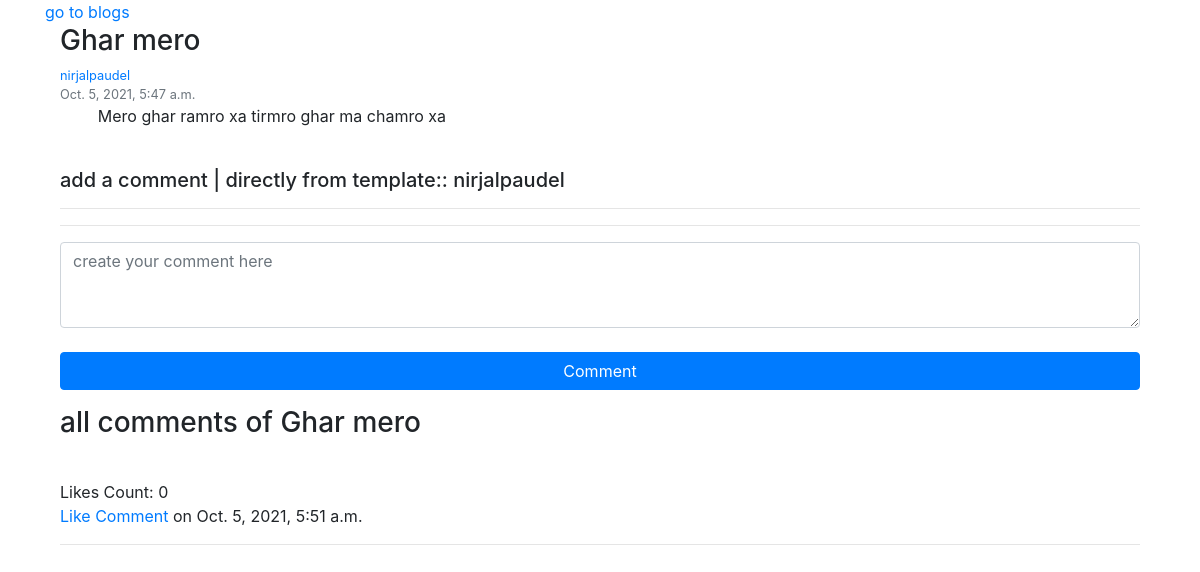
The app's page /view_blog/11 (signed in) with its own data.
### home/models.py (models this page shows, shortened)
class Blog(models.Model):
    aurthor = models.ForeignKey(User , null=True , on_delete=models.CASCADE)
    title = models.CharField(max_length=20)
    content = models.TextField()
    time = models.DateTimeField(auto_now_add=True)
    def __str__(self):
        return (self.title)

class Comment(models.Model):
    post = models.ForeignKey(Blog, null=True ,blank=True, related_name='comments', on_delete=models.CASCADE)
    name = models.ForeignKey(User, on_delete=models.CASCADE, null=True, blank=True)
    content = models.TextField(null=True,blank=True)
    date_added = models.DateTimeField(auto_now_add=True)
    like = models.ManyToManyField(User , related_name='likes')

### home/views.py (the view, shortened to what this page needs)
# urls.py: path('view_blog/<int:pk_second>', views.view_blog, name='view_blog'),
def view_blog(request, pk_second):
    if request.user.is_anonymous:
        return redirect("login")
    else:
        blog = Blog.objects.get(pk=pk_second)
        users = User.objects.all()
        commenty = blog.comments.annotate(
            count=Count('like')).order_by('-count')
        form = Comments(initial={'post': blog})
        context = {'blog': blog, 'commenty': commenty,
                   'form': form}
        return render(request, 'view_blog.html', context )

### home/forms.py
class Comments(forms.ModelForm):
    class Meta:
        model = Comment
        fields = ('post','content')
        widgets={
        'post' : forms.Select(attrs={'class':'form-control' ,'placeholder':' Name'}),
        'content' : forms.Textarea(attrs={'class':'form-control' , 'rows' : 3 ,'placeholder':'create your comment here'}),
        }

### templates/view_blog.html (shortened to what this page needs)
<html>
<head>
    <link rel="stylesheet" href="https://stackpath.bootstrapcdn.com/bootstrap/4.5.2/css/bootstrap.min.css"
>
</head>
<body class='container'>
    <a href="/blogs"> go to blogs</a>
    <div class="container">
        <h3>{{blog.title}}</h3>
        <small class="text-muted">
            <a href='{% url "user_profile" blog.aurthor.id %}'>
                {{blog.aurthor.username}}
            </a>
            <br />
            {{blog.time}}
        </small>
        <p style="white-space:pre-wrap;text-indent: 1cm;">{{blog.content}} </p>
        <br>
        <h5>
            add a comment {{aurthor}} | directly from template:: {{user}}
        </h5>
        <form method="POST">
            <hr>
            <hr>
            {{form.content}}
            <br>
            <button value="submit" type='submit' class="btn btn-primary btn-block">Comment </button>
        </form>
        {% if commenty %}
        <h3>
            all comments of {{blog.title}}
        </h3>
        <br>
        {% for comment in commenty %}
        {%if comment.name %}
        Likes Count: {{comment.like.all | length}} <br>
        {%if request.user in comment.like.all %}
        <a href="#">Liked Comment</a>
        {%else %}
        <a href="{{blog.pk}}/like/{{comment.pk}}">Like Comment</a>
        {%endif %}
        {%else %}
        <h4>Guest </h4>
        {%endif %}
        on
        {{ comment.date_added }}
        <hr>
        {% endfor %}
        {% else %}
        <h1>
            No Comments till now
        </h1>
        {% endif %}
    </div>
</body>
</html>

### records on screen
Blog: title "Ghar mero", aurthor.username "nirjalpaudel", time "Oct. 5, 2021, 5:47 a.m.", content "Mero ghar ramro xa tirmro ghar ma chamro xa"
Comment: like.all|length "0", date_added "Oct. 5, 2021, 5:51 a.m."

### other values on screen
{{ user }} "nirjalpaudel"
